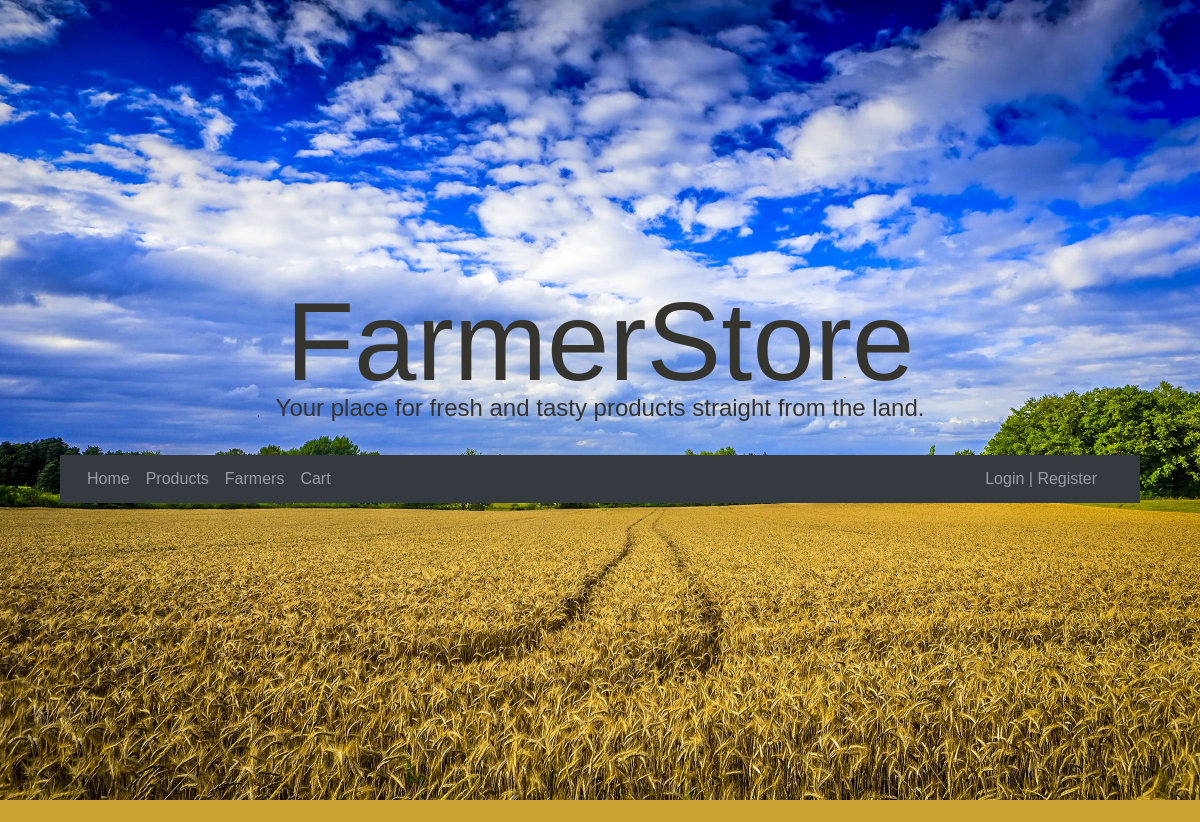
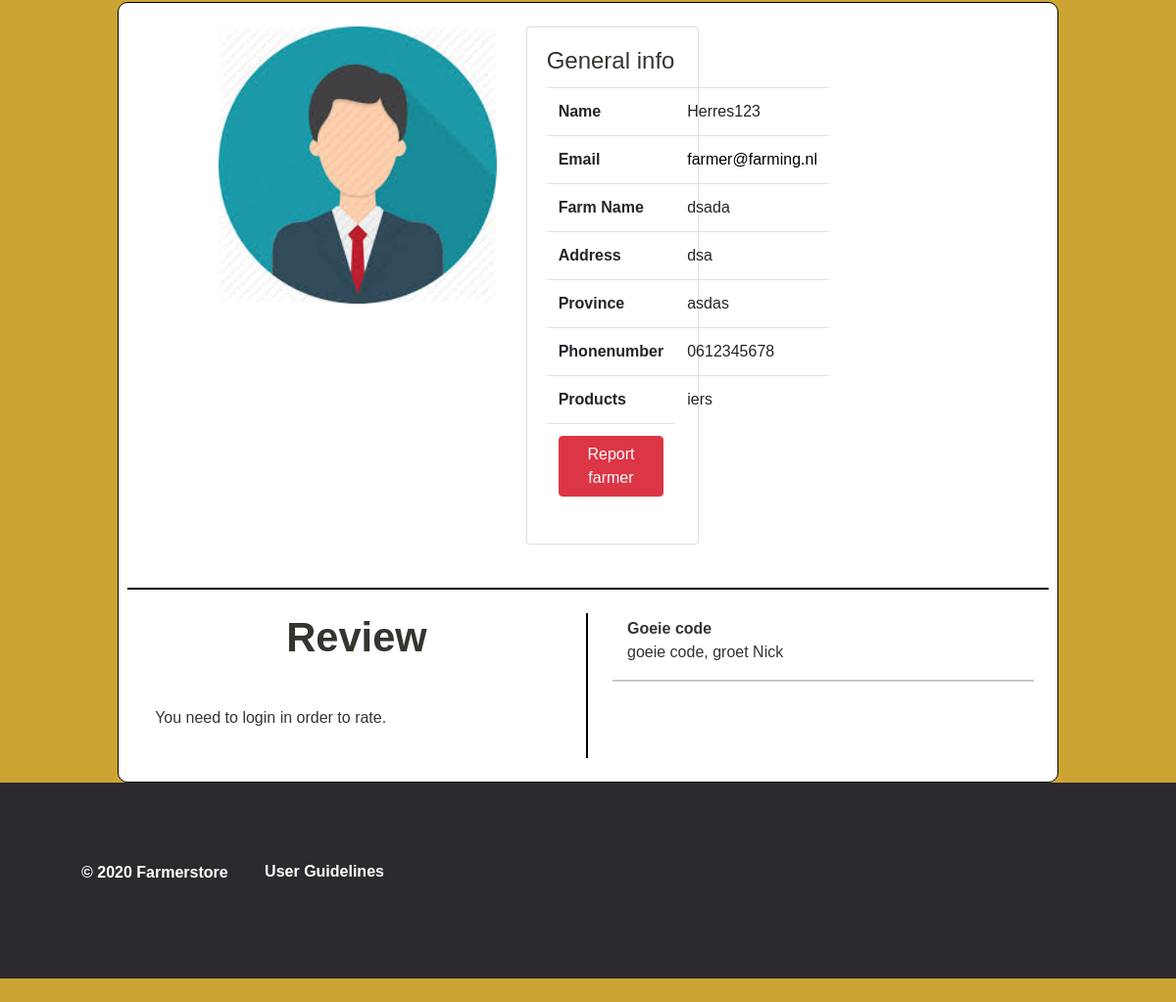
The app's page /farmer/profile/1 with its own data (2 pictures, top to bottom).
### farmer_page/models.py (models this page shows, shortened)
class Farmer(models.Model):
    name = models.CharField(max_length=60)
    fullname = models.CharField(max_length=44, default='ome henk')
    address = models.CharField(max_length=50)
    email = models.EmailField(max_length=30, default="fbaba@gmail.com")
    age = models.CharField(max_length=2)
    province = models.CharField(max_length=100)
    email = models.EmailField(max_length=30, default="farmer@farmer.nl")
    company_name = models.CharField(max_length=30)
    phone_number = models.CharField(max_length=10)
    products = models.CharField(max_length=200)

class farmerReview(models.Model):
    review_title = models.CharField(max_length=30)
    review_message = models.CharField(max_length=200)
    review_farmer = models.IntegerField()

### farmer_page/views.py (the view, shortened to what this page needs)
# urls.py: path('profile/', include('user_profile.urls')),
def profile(request, id):
    farmer = get_object_or_404(Farmer, pk=id)
    form2 = FarmerForm()
    form = ReportForm()
    context = {'info':farmer,'review': farmerReview.objects.all(),"form":form,'reviewform':form2,'prods':Product.objects.all()  }
    return render(request, 'farmer_page/profile.html', context)

### home_page/context_processors.py (called while the page is built)
def context_variable(request):
    return {"farmer": Farmer.objects.filter()}

### farmer_page/templates/farmer_page/profile.html (shortened to what this page needs)
{% extends 'home_page/base.html' %}
{% load static %}
{%block content%}
{% load crispy_forms_tags %}
<div class="container-fluid" style="background-color:white !important; border:1px solid black; width:80%; border-radius:10px;padding:2%;">
<div id="info" class="row justify-content-md-center">
  <div id="profile_pic" class="col-md-4 mb-4">
    <div class="view overlay z-depth-1-half">
      <img src="{% static 'profile_page/avatar.jpg' %}" class="card-img-top" alt="">
    </div>
  </div>
  <div class="col-md-6 mb-4">
    <div id="general_info" class="card">
      <div class="card-body" class="table-responsive-sm">
        <h4 class="card-title">General info</h4>
          <table class="table">
            <tbody>
                <tr>
                  <th>Name</th>
                    <td>{{info.name}}</td>
                </tr>
                <tr>
                  <th>Email</th>
                    <td><a href="mailto:{{info.email}}" style="text-decortation:none; color:black;">{{info.email}}</a></td>
                </tr>
                <tr>
                  <th>Farm Name</th>
                    <td>{{info.company_name}}</td>
                </tr>
                <tr>
                  <th>Address</th>
                    <td>{{info.address}}</td>
                </tr>
                <tr>
                  <th>Province</th>
                    <td>{{info.province}}</td>
                </tr>
                <tr>
                  <th>Phonenumber</th>
                    <td>{{info.phone_number}}</td>
                </tr>
                  <tr>
                  <th>Products</th>
                    <td>{{info.products}}</td>
                </tr>
                <tr>
                  <td><button class="btn btn-danger" data-toggle="modal" data-target="#reportModal">Report farmer</button></td>
                </tr>
            </tbody>
        </table>
      </div>
    </div>
    </div>
    <hr style="width: 100%; color: black; height: 1px; background-color:black;" />
    <div class="container">
    <div class="row">
      <div class="col-md-6 mt-2" style="border-right: 2px solid black;">
      <h3 style="text-align:center;">Review</h3>
        <br>
        {% if user.is_authenticated %}
        <form action="" method="POST">
          {% csrf_token %}
          {{reviewform|crispy}}
          <input type="hidden" id="prodId" name="prodId" value="{{info.id}}">
          <input class="btn btn-primary" type="submit" value="Submit review"></input>
        </form>
        {% else %}
          <p>You need to login in order to rate.</p>
        {% endif %}
      </div>
      <div class="col-md-6 mt-2" style="padding-left:25px; max-height: 400px; overflow: scroll;">
        {% for x in review%}
          {% if x.review_farmer == info.id %}
           <div class="container" style=" margin-top:1%;">
              <b>{{x.review_title}}</b>
              <p style="padding:0 !important; word-wrap: break-word">{{x.review_message}}</p>
           </div>
           <hr style="width: 100%; color: lightgrey; height: 1px; background-color:lightgrey;" />
          {% endif %}
        {% endfor %}
      </div>
    </div>
  </div>
  </div>
</body>
{%endblock content%}

### home_page/static/home_page/home.css (style rules this page uses)
html, body { height: 100%; width: 100%; font-family: sans-serif; color: #36342f; }
h3 { font-size: 260%; font-weight: 600; }
p { padding: 3%; }
td { white-space: pre-wrap; white-space: -moz-pre-wrap; white-space: -pre-wrap; white-space: -o-pre-wrap; word-wrap: break-word; }
@media (max-width: 1536px) { .card { width: 11rem !important; margin-bottom: 1%; } }

### records on screen
Farmer: name "Herres123", email "farmer@farming.nl", company_name "dsada", address "dsa", province "asdas", phone_number "0612345678", products "iers"
farmerReview: review_title "Goeie code", review_message "goeie code, groet Nick"
